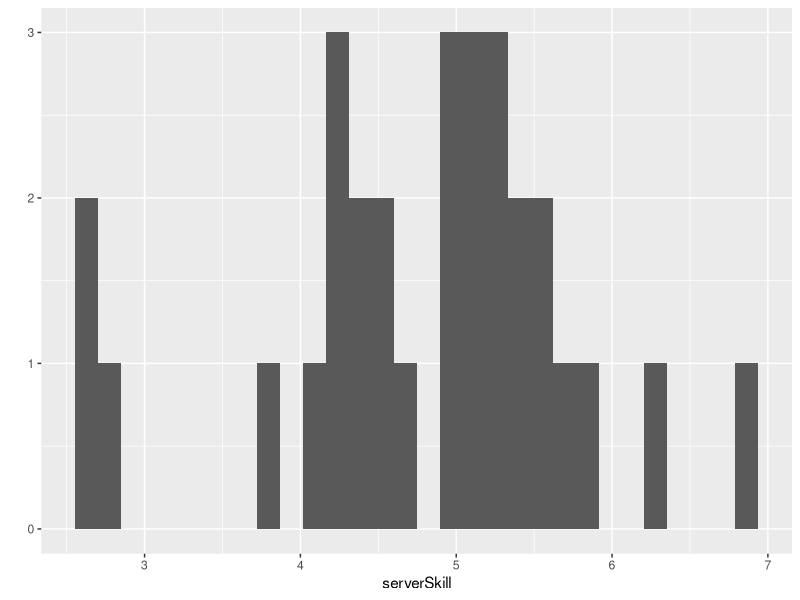
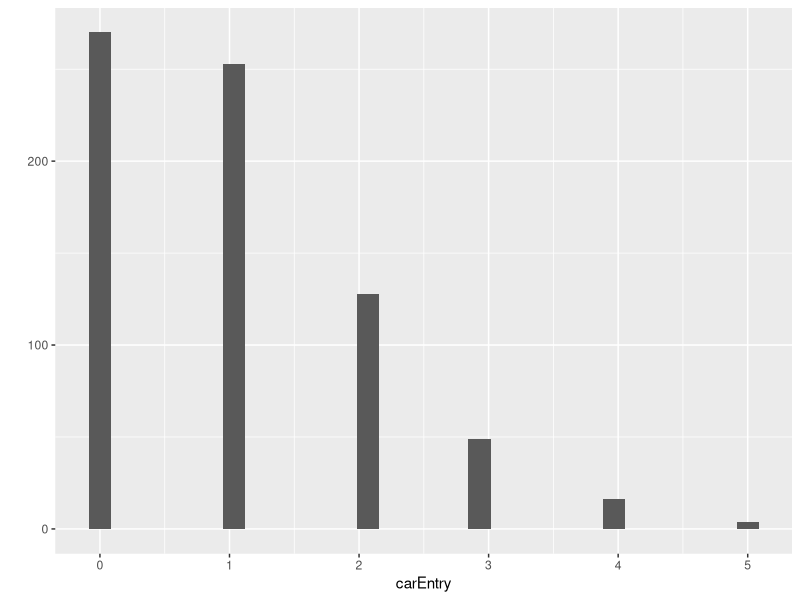
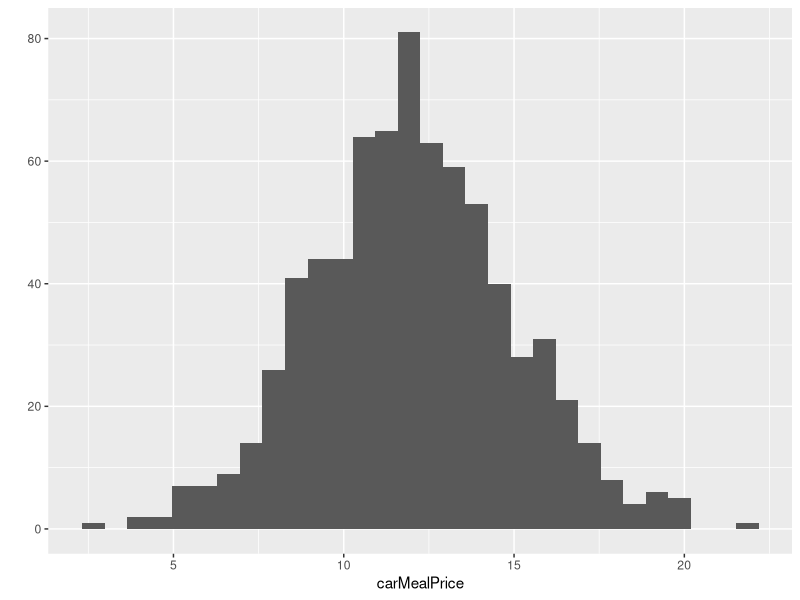

R code for these plots, in order: (Note: this script raises an error after producing the figures.)
library("ggplot2")
library("dplyr")

serverNumber = 30
serverSkill = rnorm(serverNumber) + 5 # Generates an array of normal distribution values 
qplot(serverSkill)

mainEPM = 2 # Main entrance per minute
carEPM = 1 # Car entrance per minute
simulationMinutes = 720 # 720 minutes = 12 hours
mainEntry = rpois(simulationMinutes, mainEPM)
carEntry = rpois(simulationMinutes, carEPM)

mainMealPrice = round(rnorm(sum(mainEntry)) * 3 + 10,2) 
carMealPrice = round(rnorm(sum(carEntry)) * 3 + 12,2) 

qplot(carEntry)
qplot(carMealPrice)

dflogs <- data.frame () # Dataframe to track queues
mainQueue = 0
carQueue = 0
sales = 0
salaries = 0
profits = 0

dfmain <- data.frame () # Dataframe to track main queue
dfcar <- data.frame () # Dataframe to track car queue
mainClientNumber = 1
carClientNumber = 1


for(t in 1:simulationMinutes){
  
  if(mainEntry[t] != 0){
    for(i in 1:mainEntry[t]){
      dfmain <- rbind(dfmain, c(mainClientNumber, mainMealPrice[mainClientNumber], 'Ordering', t, '', ''))
      mainClientNumber <- mainClientNumber + 1
      carClientNumber <- carClientNumber + 1
    }
  }
  
  mainQueue <- mainQueue + mainEntry[t]
  carQueue <- carQueue + carEntry[t]
  
  profits <- sales - salaries 
  
  dflogs <- rbind(dflogs, c(t, mainQueue, carQueue, sales, salaries, profits))
}

colnames(dflogs) <- c('Minute','Main Queue', 'Car Queue', 'Sales', 'Salaries', 'Profits')
colnames(dfmain) <- c('Client Number','Meal Price', 'State', "Entry Time", "Order Time", "Served Time")
colnames(dfcar) <- c('Client Number','Meal Price', 'State', "Entry Time", "Order Time", "Served Time")

print(sum(mainEntry))
